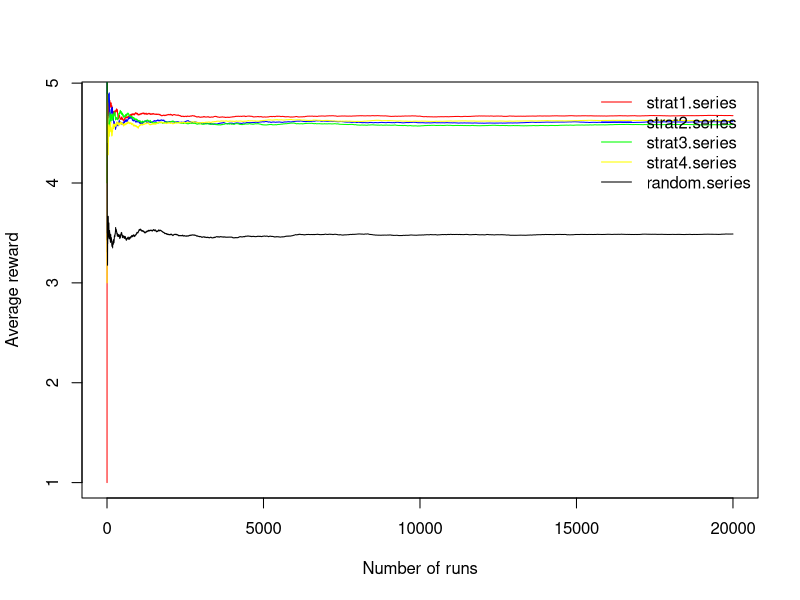

Write R code to recreate this figure.
N = 20000

strat1 = NULL
for (i in 1:N)
{
	dice = sample(1:6,1)
	if (dice %in% c(5,6)){
		r1 = dice
		r2 = 0
		r3 = 0
	} else {
			r1 = 0
			dice = sample(1:6,1)
			if (dice %in% c(4,5,6)){
				r2 = dice
				r3 = 0
			} else {
				r2 = 0
				r3 = sample(1:6,1)
			}
	}
	strat1 = c(strat1, max(r1, r2, r3))
	i = i + 1
}
strat1.series = cumsum(strat1)/c(1:N)
#plot(strat1.series)

strat2 = NULL
for (i in 1:N)
{
	dice = sample(1:6,1)
	if (dice %in% c(5,6)){
		r1 = dice
		r2 = 0
		r3 = 0
	} else {
			r1 = 0
			dice = sample(1:6,1)
			if (dice %in% c(5,6)){
				r2 = dice
				r3 = 0
			} else {
				r2 = 0
				r3 = sample(1:6,1)
			}
	}
	strat2 = c(strat2, max(r1, r2, r3))
	i = i + 1
}
strat2.series = cumsum(strat2)/c(1:N)
#plot(strat2.series)

strat3 = NULL
for (i in 1:N)
{
	dice = sample(1:6,1)
	if (dice %in% c(4,5,6)){
		r1 = dice
		r2 = 0
		r3 = 0
	} else {
			r1 = 0
			dice = sample(1:6,1)
			if (dice %in% c(5,6)){
				r2 = dice
				r3 = 0
			} else {
				r2 = 0
				r3 = sample(1:6,1)
			}
	}
	strat3 = c(strat3, max(r1, r2, r3))
	i = i + 1
}
strat3.series = cumsum(strat3)/c(1:N)
#plot(strat3.series)

strat4 = NULL
for (i in 1:N)
{
	dice = sample(1:6,1)
	if (dice %in% c(4,5,6)){
		r1 = dice
		r2 = 0
		r3 = 0
	} else {
			r1 = 0
			dice = sample(1:6,1)
			if (dice %in% c(4,5,6)){
				r2 = dice
				r3 = 0
			} else {
				r2 = 0
				r3 = sample(1:6,1)
			}
	}
	strat4 = c(strat4, max(r1, r2, r3))
	i = i + 1
}
strat4.series = cumsum(strat4)/c(1:N)
#plot(strat4.series)

strat5 = NULL
for (i in 1:N)
{
	dice = sample(1:6,1)
	if (sample(0:1,1) == 1){
		r1 = dice
		r2 = 0
		r3 = 0
	} else {
			r1 = 0
			dice = sample(1:6,1)
			if (sample(0:1,1) == 1){
				r2 = dice
				r3 = 0
			} else {
				r2 = 0
				r3 = sample(1:6,1)
			}
	}
	strat5 = c(strat5, max(r1, r2, r3))
	i = i + 1
}
strat5.series = cumsum(strat5)/c(1:N)
#plot(strat5.series)

plot(1:N,strat1.series, type = "l",col="red", xlab = "Number of runs", ylab = "Average reward")
lines(1:N, strat2.series, type = "l", col = "blue")
lines(1:N, strat3.series, type = "l", col = "green")
lines(1:N, strat4.series, type = "l", col = "yellow")
lines(1:N, strat5.series, type = "l", col = "black")
legend('topright', c("strat1.series","strat2.series","strat3.series","strat4.series", "random.series") , lty=1, col=c('red', 'blue', 'green',' yellow', 'black'), bty='n', cex=1)
